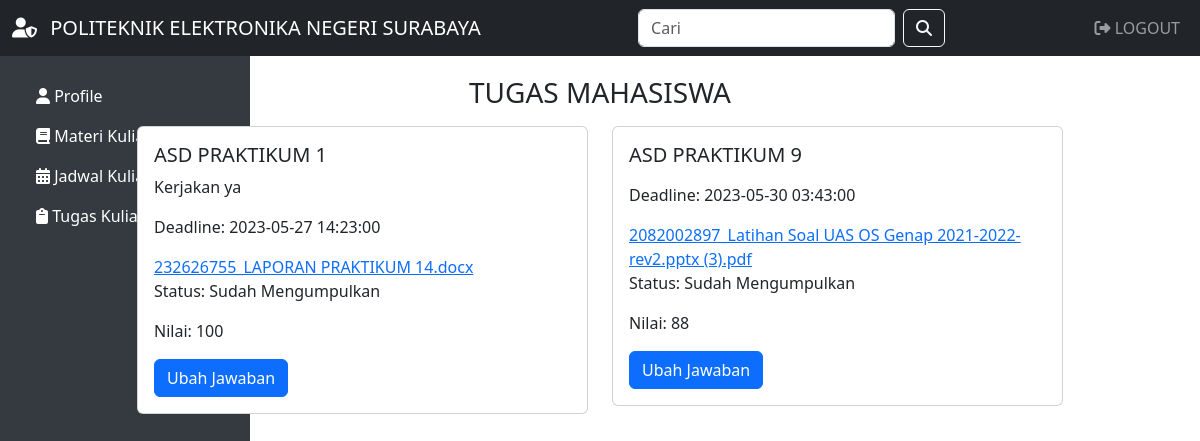
Page /mahasiswa_tugas.php (signed in) on the earlier database version.
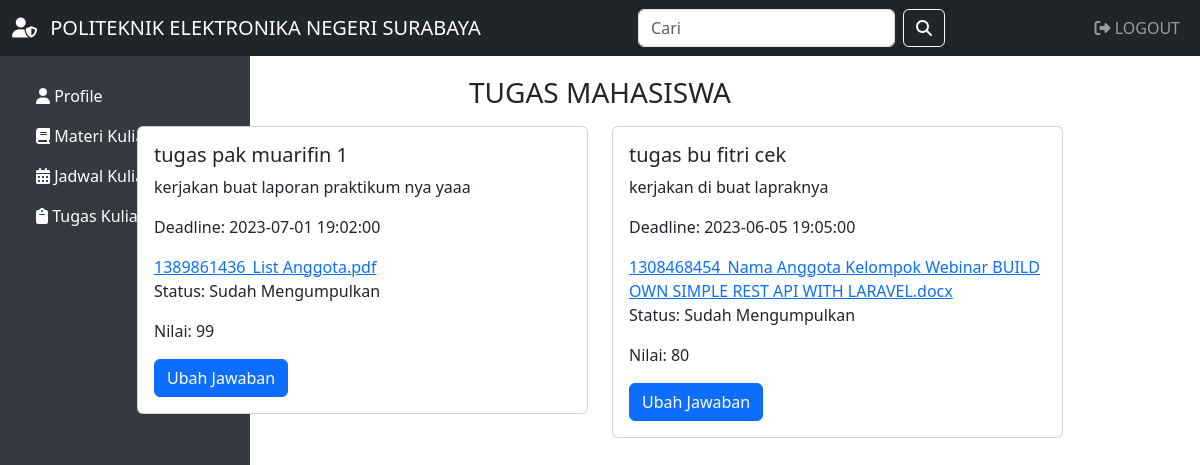
Same page on the later database version.
### tables this page shows
CREATE TABLE `tugas` (
  `id_tugas` int(11) NOT NULL,
  `id_dosen` int(11) NOT NULL,
  `judul` varchar(255) NOT NULL,
  `deskripsi` varchar(255) NOT NULL,
  `deadline` datetime NOT NULL,
  `nilai` int(11) NOT NULL,
  `file` varchar(255) NOT NULL
);

CREATE TABLE `pengumpulan` (
  `id_pengumpulan` int(11) NOT NULL,
  `id_mahasiswa` int(11) NOT NULL,
  `id_tugas` int(11) NOT NULL,
  `file` varchar(255) NOT NULL,
  `waktu` datetime NOT NULL,
  `nilai` varchar(225) NOT NULL
);

### mahasiswa_tugas.php (the view, shortened to what this page needs)
<?php
include('./include/header.php');
?>
<?php
include 'koneksi.php';
$query = "SELECT * FROM tugas";
$result = mysqli_query($koneksi, $query);
?>
<div class="container">
    <div class="row">
        <div class="col-lg-12">
            <h3 class="text-center" style="margin-top: 20px;">TUGAS MAHASISWA</h3>
        </div>
    </div>
    <div class="row justify-content-center my-2">
        <?php while ($data = mysqli_fetch_assoc($result)) { ?>
            <div class="col-lg-5">
                <div class="card">
                    <div class="card-body">
                        <h5 class="card-title"><?php echo $data['judul']; ?></h5>
                        <p class="card-text"><?php echo $data['deskripsi']; ?></p>
                        <p class="card-text">Deadline: <?php echo $data['deadline']; ?></p>
                        <a href="download.php?tugas=<?php echo $data['file']; ?>" class="card-link"><?php echo $data['file']; ?></a>
                        <?php
                        $id_mahasiswa = $_SESSION["id_mahasiswa"];
                        $id_tugas = $data['id_tugas'];
                        $query_pengumpulan = "SELECT * FROM pengumpulan WHERE id_mahasiswa = '$id_mahasiswa' AND id_tugas = '$id_tugas'";
                        $result_pengumpulan = mysqli_query($koneksi, $query_pengumpulan);
                        $jumlah_pengumpulan = mysqli_num_rows($result_pengumpulan);
                        if ($jumlah_pengumpulan > 0) {
                            $data_pengumpulan = mysqli_fetch_assoc($result_pengumpulan);
                            $id_pengumpulan = $data_pengumpulan['id_pengumpulan'];
                            $nilai = $data_pengumpulan['nilai'];
                        ?>
                            <p class="card-text">Status: Sudah Mengumpulkan</p>
                            <p class="card-text">Nilai: <?php echo $nilai; ?></p>
                            <a href="upload_jawaban.php?id_pengumpulan=<?php echo $id_pengumpulan; ?>" class="btn btn-primary">Ubah Jawaban</a>
                        <?php } ?>
                    </div>
                </div>
            </div>
        <?php } ?>
    </div>
</div>
<?php
include('./include/footer.php');
?>

Differences in the rows shown:
removed tugas: judul "ASD PRAKTIKUM 1", deskripsi "Kerjakan ya", deadline "2023-05-27 14:23:00", file "232626755_LAPORAN PRAKTIKUM 14.docx", pengumpulan.nilai "100"
removed tugas: judul "ASD PRAKTIKUM 9", deadline "2023-05-30 03:43:00", file "2082002897_Latihan Soal UAS OS Genap 2021-2022-rev2.pptx (3).pdf", pengumpulan.nilai "88"
added tugas: judul "tugas pak muarifin 1", deskripsi "kerjakan buat laporan praktikum nya yaaa", deadline "2023-07-01 19:02:00", file "1389861436_List Anggota.pdf", pengumpulan.nilai "99"
added tugas: judul "tugas bu fitri cek", deskripsi "kerjakan di buat lapraknya", deadline "2023-06-05 19:05:00", file "1308468454_Nama Anggota Kelompok Webinar BUILD OWN SIMPLE REST API WITH LARAVEL.docx", pengumpulan.nilai "80"
